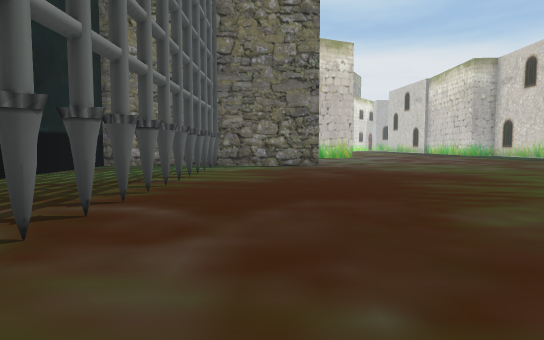
view 1 (above)

24 first-person views from a walk through a Unity game level. The camera is 1.2 m above the floor, tilts 4° down and sees 75° across. The floor is counted in squares, 1.8 m on a side. Each view is taken from the middle of a square. On the plan, view 1 faces up. The plan holds only what a view shows up to about 11 squares ahead; the rest is blank. The place goes on beyond the plan. The player character is not drawn.

view 2
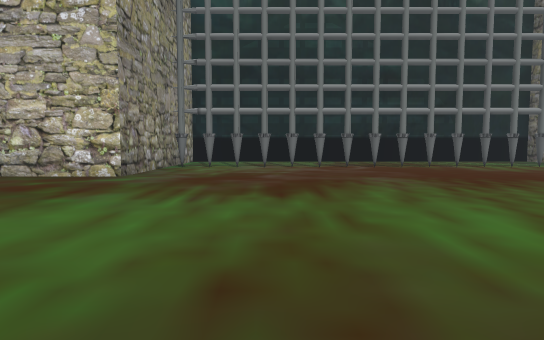

view 3
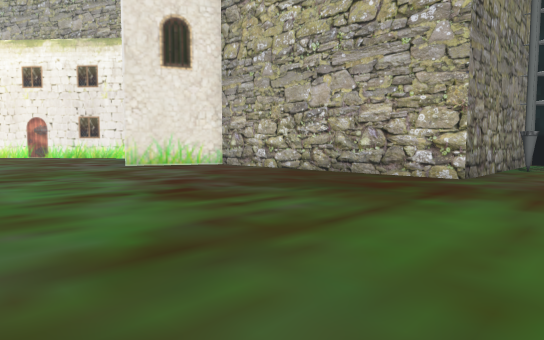

view 4
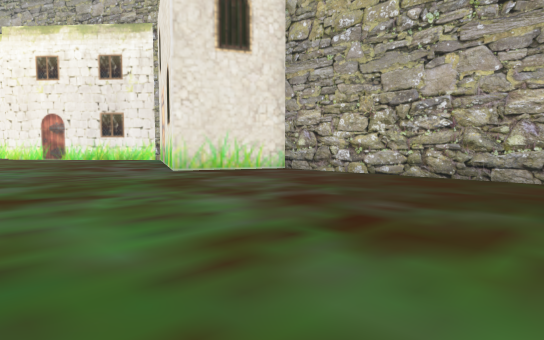

view 5
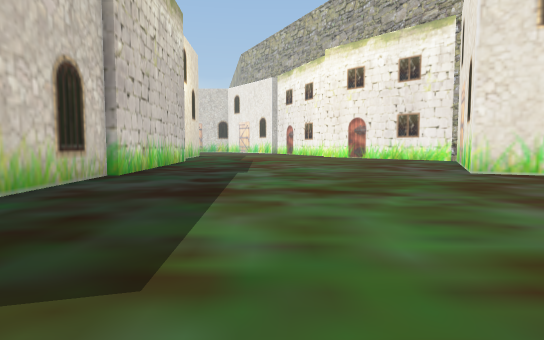

view 6
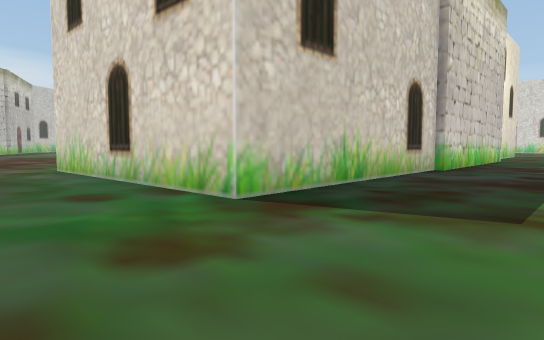

view 7
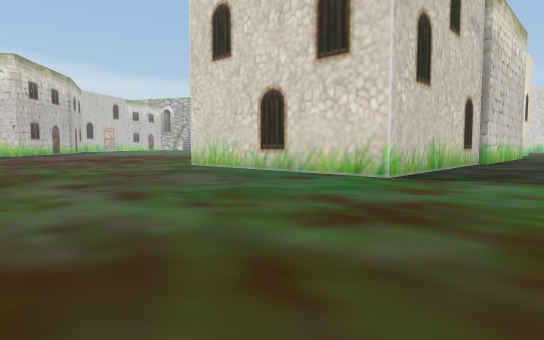

view 8
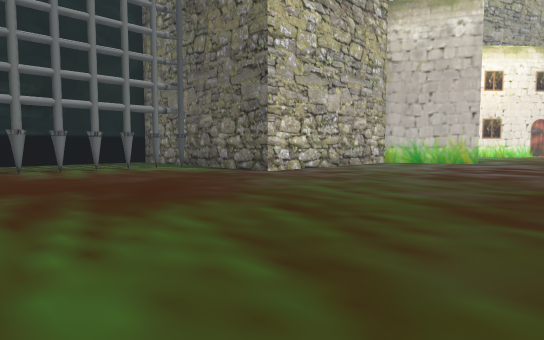

view 9
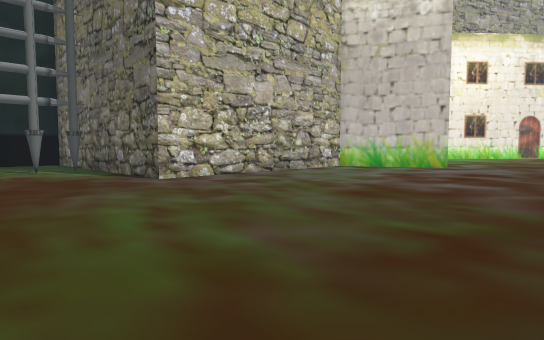

view 10
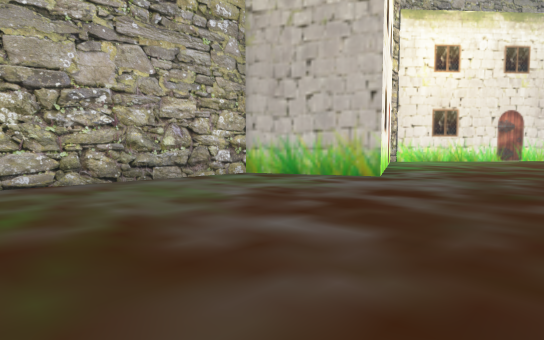

view 11
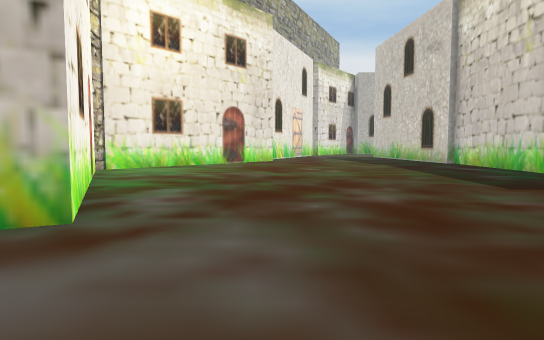

view 12
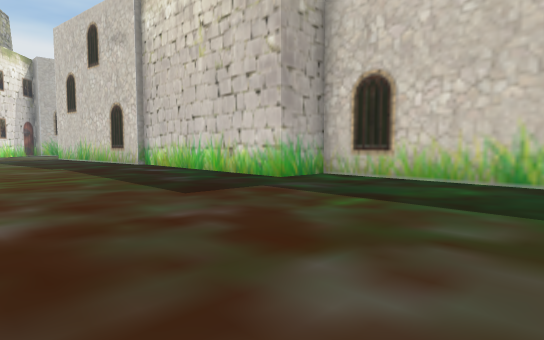

view 13
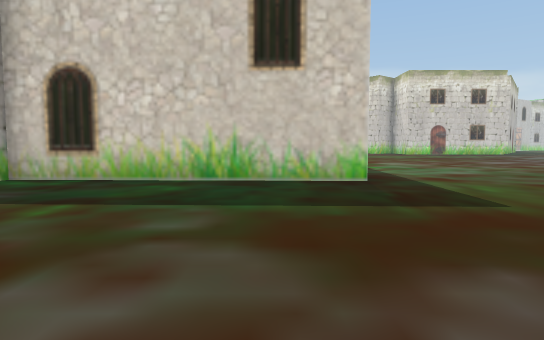

view 14
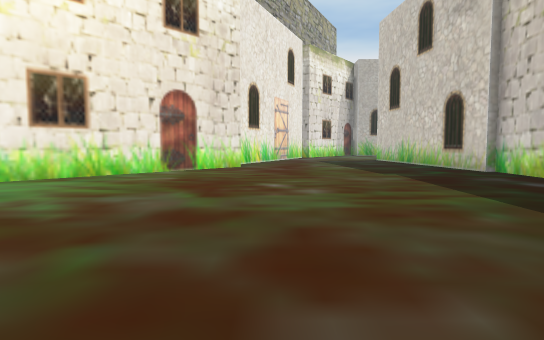

view 15
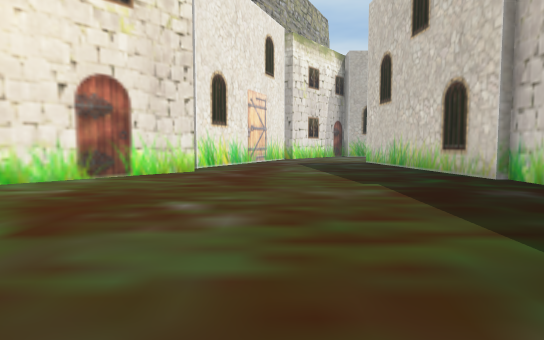

view 16
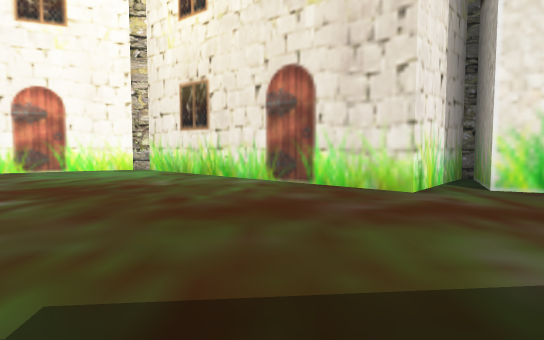

view 17
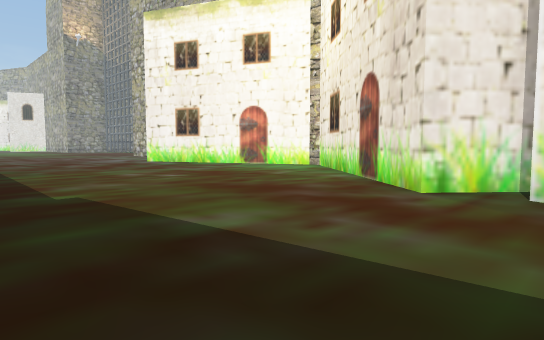

view 18
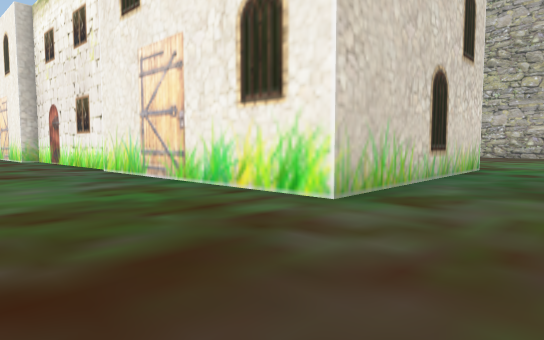

view 19
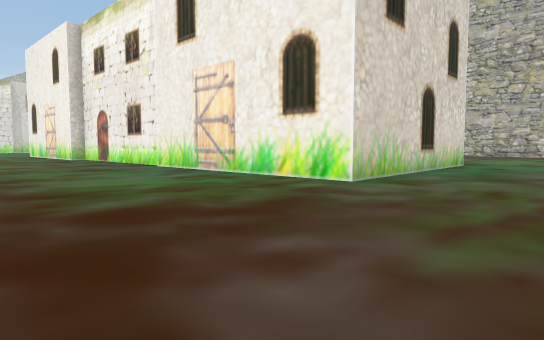

view 20
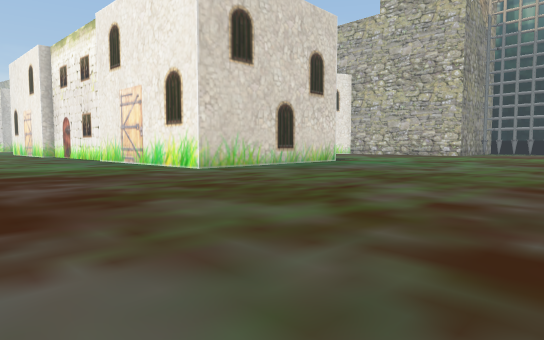

view 21
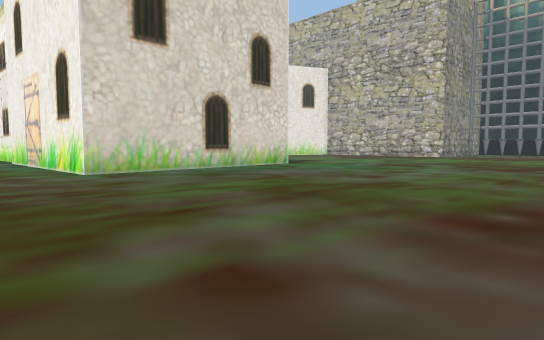

view 22
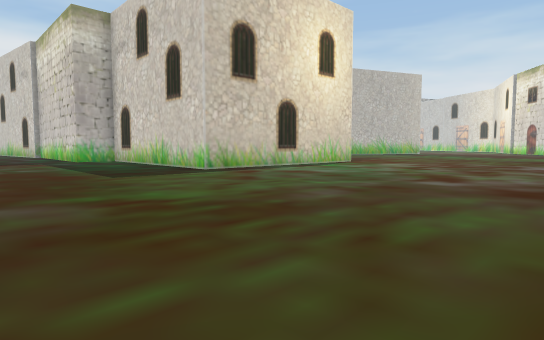

view 23
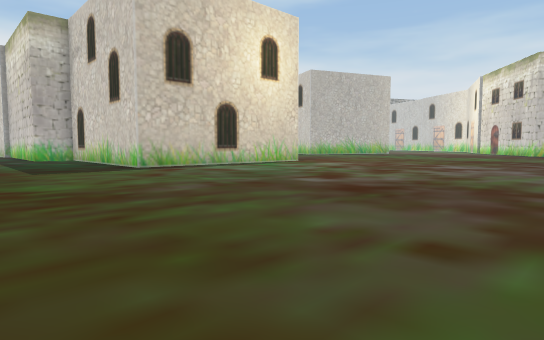

view 24
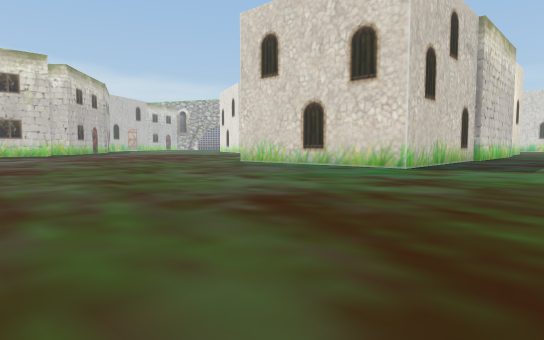

### Floor plan
Key: @ floor where view 1 was taken; # wall or solid block; x gap in a wall; . floor; H house.
Columns run from 4 left of view 1 to 25 right of it. Each row starts with its distance up from view 1.
 33         HHH.....H
 32         HH......H
 31          HH.....H
 30          H......H
 29         H........H
 28        H.........H
 27       H..........H
 26      #H..........H
 25      H...........H
 24       H..........H
 23       H..........H
 22        H.........HH
 21        H..........H
 20         H.........H
 19        HH.........H
 18      HH...........H
 17      #............H
 16      #............H
 15      #............HHH
 14      #.................
 13      #.................
 12   ####.................
 11 ###.....................
 10  .x......................
  9  .x.......................
  8  .x.......................
  7  .x.......................
  6  .x.....................
  5  .x...........................
  4  .x...........................
  3  .x...........................
  2   x...........................
  1   x...........................
  0   x.@.........................
 -1   x...........................
 -2 ######........................
 -3      #........................
 -4      #...........HHHHHHH......
 -5      #...........H     H.....
 -6      #...........H     H.....
 -7      #...........H     H.....
 -8      #...........H     H.....
 -9      #...........H     H.....
-10      H...........H     H.....
-11       HHH........H     H....
-12         H........H     H....
-13        H.........H     H..
-14        H.........H

Positions as (right, up) in squares from view 1, and headings:
1: (0, 0), facing up
2: (9, 1), facing left
3: (9, 0), facing down-left
4: (9, -3), facing down-left
5: (9, -3), facing down
6: (9, -1), facing down-right
7: (9, 3), facing down-right
8: (8, 5), facing up-left
9: (8, 8), facing up-left
10: (8, 12), facing up-left
11: (6, 16), facing up
12: (7, 17), facing up-right
13: (7, 17), facing right
14: (7, 20), facing up
15: (8, 22), facing up
16: (11, 29), facing left
17: (11, 33), facing down-left
18: (23, -1), facing down-left
19: (25, 0), facing down-left
20: (25, 5), facing down-left
21: (22, 5), facing down-left
22: (8, 7), facing up-right
23: (9, 5), facing up-right
24: (8, 6), facing down-right
